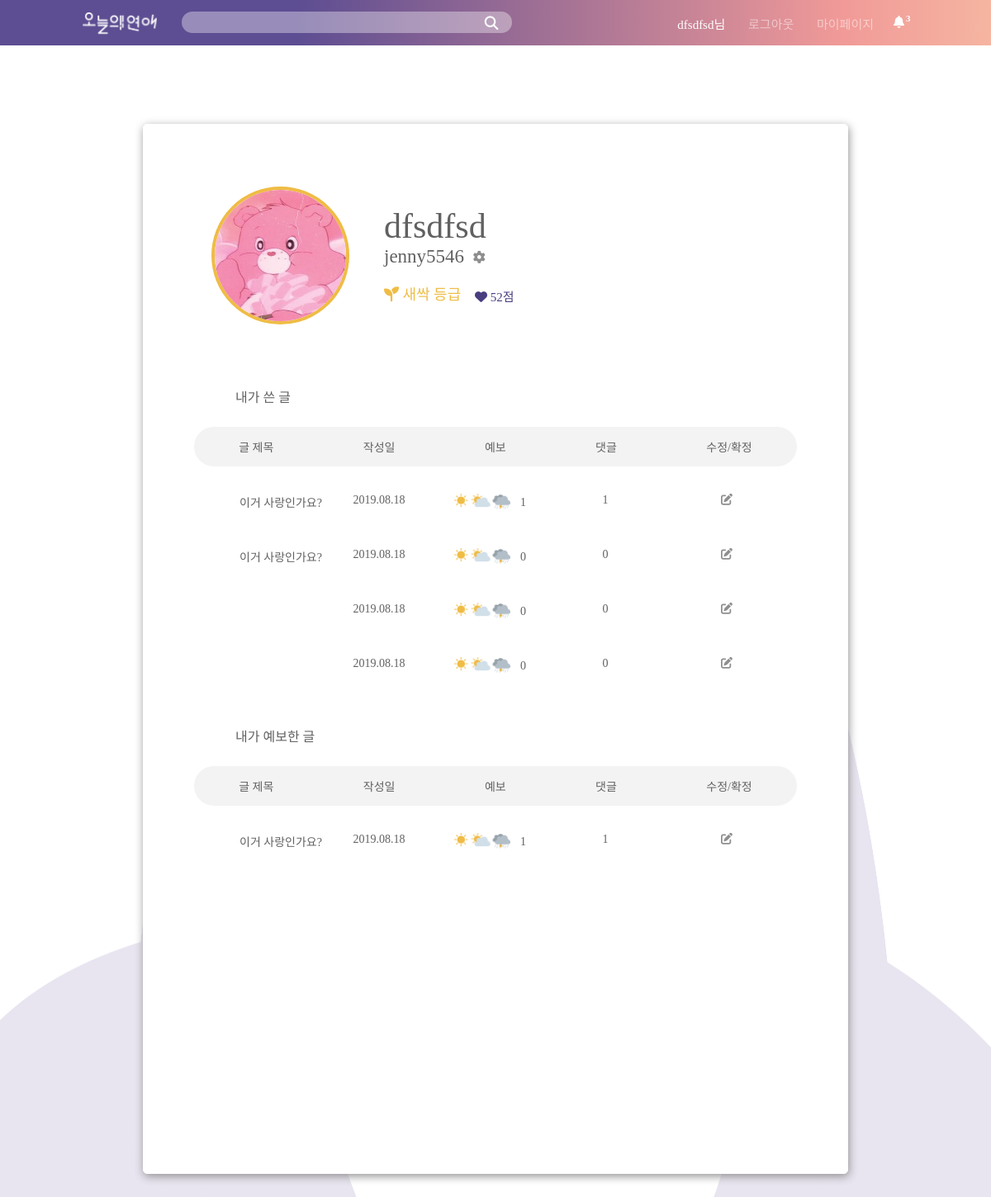
Page /home/mypage/ (signed in) on the committed database.
### feedpage/models.py (models this page shows, shortened)
class Profile(models.Model):
    user = models.OneToOneField(User, on_delete=models.CASCADE, null=True)
    nickname = models.CharField(max_length=20, blank=True)
    gender = models.CharField(max_length=20, blank=True)
    age = models.CharField(max_length=20, blank=True)
    lovestatus= models.CharField(max_length=20, blank=True)
    profile_photo = ProcessedImageField(upload_to= 'profile_photos',
                                        processors=[ResizeToFill(300, 400)],
                                        options={'quality': 90})
    score= models.IntegerField(default= 0) #user 등급 위한 점수 관리

class Feed(models.Model):
    title = models.CharField(max_length=256)
    content = models.TextField()
    created_at = models.DateTimeField(default=timezone.now)
    updated_at = models.DateTimeField(blank=True, null=True)
    anonymous = models.BooleanField(default=False)
    author = models.ForeignKey(User, null=True, on_delete= models.CASCADE)
    sunny_content =models.CharField(max_length=256)
    cloudy_content= models.CharField(max_length=256)
    rainy_content=models.CharField(max_length=256)
    sunny_users = models.ManyToManyField(User, blank=True, related_name='feeds_sunny', through='Sunny')
    cloudy_users = models.ManyToManyField(User, blank=True, related_name='feeds_cloudy', through='Cloudy')
    rainy_users = models.ManyToManyField(User, blank=True, related_name='feeds_rainy', through='Rainy')
    nickname=models.CharField(max_length=200, blank=True)
    feed_photos = models.ManyToManyField(Photos, related_name='feed_photo')
    hashtag_str=models.TextField(blank=True)
    result= models.CharField(default='not confirmed', max_length=200) #결과 확정.

### feedpage/views.py (the view)
# urls.py: path('mypage/', views.mypage, name='mypage'),
def mypage(request):
    feeds = Feed.objects.all()
    notifs= Notification.objects.filter(user=request.user, viewed=False)
    return render(request, 'feedpage/mypage.html', {'feeds':feeds, 'notifs':notifs})

### feedpage/templates/feedpage/mypage.html (shortened to what this page needs)
<!DOCTYPE html>
{% extends 'base.html' %}
{% block content %}
{% load static %}
<link rel="stylesheet"  href="{% static 'feedpage/mypage.css' %}" />
    <div class="bg">
    </div>
        <div class = "mypage_content">
            <div class = "info">
                <p1></p1><img style = "width: 159px; height: 159px; border: 4px solid #efbc45; border-radius: 50%; margin-left: 21px; margin-right: 21px; margin-top: auto; margin-bottom: auto;" src="{{ user.profile.profile_photo.url }}"  alt="">
                <div class = "info_specific">
                    <div class = "info_nickname"> {{ user.profile.nickname}} </div>
                    <div class = "info_username"> {{user.username}}
                    <a href="/home/profile_edit"><i id = "settings button" class="fas fa-cog fa-sm"></i></a>
                    </div>
                        {% if user.profile.score < 100 %}
                        <div class = "info_rank"> <i class="fas fa-seedling"></i>    새싹 등급 </div>
                            {% elif user.profile.score >= 100 and user.profile.score < 200 %}
                        <div class = "info_rank"> <i class="fas fa-baby"></i>    유아 등급 </div>
                            {% else %}
                        <div class = "info_rank"> <i class="fas fa-leaf"></i>    잎새 등급 </div>
                            {% endif %}
                            <div class = "score"><i class="fas fa-heart"></i>  {{ user.profile.score }}점</div>
                </div>
            </div>
            <div class = "list">
                <div class = "written_list">
                        <p>내가 쓴 글</p>
                    <div class = "list_header">
                        <p>글 제목</p> <p>작성일</p> <p>예보</p> <p>댓글</p> <p>수정/확정</p>
                    </div>
                    {% for feed in feeds %}
                    {% if request.user == feed.author %}
                    {% load mathfilters %}
                    {% with total=feed.sunny_users.count|add:feed.cloudy_users.count|add:feed.rainy_users.count %}
                        <div class = "all_content">
                            <div class = "contents_factor">
                                <a class = "content1" href="/home/{{ feed.id }}">
                                    <div class = "feed_title">{{ feed.title }}</div>
                                    <div class = "date"> {{ feed.created_at|date:"Y.m.d" }} </div>
                                    <div class = "forecast"> <img style = "width: 68px; height: auto; margin: 0; " src = "{% static 'feedpage/img/forecast_logo.png' %}"/></div>
                                    <div class = "forecast_number"> {{ total }} </div>
                                    <div class = "comment"> {{ feed.feedcomment_set.count }} </div>
                                <a class = "content2" href="/home/{{ feed.id }}/edit">
                                    <div class = "edit_submit_button"> <i class="fas fa-edit"></i></i></div>
                            </div>
                        </div>
                    {% endwith %}
                    {% endif %}
                    {% endfor %}
                </div>
            <div class = "list2">
                <div class = "written_list2">
                    <p>내가 예보한 글</p>
                    <div class = "list_header2">
                        <p>글 제목</p> <p>작성일</p> <p>예보</p> <p>댓글</p> <p>수정/확정</p>
                    </div>
                    {% for feed in feeds %}
                    {% if request.user in feed.sunny_users.all or request.user in feed.cloudy_users.all or request.user in feed.rainy_users.all %}
                    {% load mathfilters %}
                    {% with total=feed.sunny_users.count|add:feed.cloudy_users.count|add:feed.rainy_users.count %}
                    <a class = "content" href="/home/{{ feed.id }}">
                        <div class = "all_content">
                            <div class = "contents_factor">
                                <a class = "content1" href="/home/{{ feed.id }}">
                                    <div class = "feed_title">{{ feed.title }}</div>
                                    <div class = "date"> {{ feed.created_at|date:"Y.m.d" }} </div>
                                    <div class = "forecast"> <img style = "width: 68px; height: auto; margin: 0; " src = "{% static 'feedpage/img/forecast_logo.png' %}"/></div>
                                    <div class = "forecast_number"> {{ total }} </div>
                                    <div class = "comment"> {{ feed.feedcomment_set.count }} </div>
                                <a class = "content2" href="/home/{{ feed.id }}/edit">
                                    <div class = "edit_submit_button"> <i class="fas fa-edit"></i></div>
                            </div>
                        </div>
                    </a>
                    {% endwith %}
                    {% endif %}
                    {% endfor %}
                </div>
            </div>
        </div>
    </div>
{% endblock content %}

### feedpage/templates/base.html (shortened to what this page needs)
<!DOCTYPE html>
{% load static %}
    <html>
      <head>
        <link rel="stylesheet"  href="{% static 'feedpage/base.css' %}" />
      </head>
      <header>
         <a href = "/home/"> <img src="{% static 'feedpage/img/logo3.png' %}" class="logo"/></a>
        <div class = "left" sytle ="text-align: center;">
          <form action="/home/search" method="get">
            <input type="text" id="search_box" name="hashtags" value="{{ hashtags }}">
            <button type="submit" id="search_button"></button>
          </form>
        </div>
        <div class = "right" style="text-align: right;">
            <a class = "username">
            {% if user.is_authenticated %}
              {{  user.profile.nickname }}님
            </a>
            <p1><a class = "logout" href="{% url 'login'%}?next={{request.path}}">로그아웃</a></p1>
            <p2><a class = "mypage" href="{% url 'mypage'%}">마이페이지</a></p2>
            <a class="button_icon" href= "#popup1"><i class="fas fa-bell fa-sm" style= "color: #ffffff;"></i>
            <div class = "count_icon" ><p>{{ user.notification_set.count }}</p></div> </a>
          {% endif %}
      </header>
      <body>
      {% block content %}
      {% endblock %}
      </body>

### feedpage/static/feedpage/base.css (style rules this page uses)
* { margin: 0; padding: 0; }
header { position: fixed; height: 55px; z-index: 99; width: 100%; background: rgb(93,77,146); background: linear-gradient(90deg, rgba(93,77,146,1) 5%, rgba(93,77,146,1) 30%, rgba(241,154,152,1) 85%, rgba(245,181,161,1) 100%); }
.logo { position: fixed; width: 90px; height: auto; margin-left: 100px; top: 15px; }
.left { position: fixed; width: 500px; height: 44px; left: 220px; top: 14px; }
.right { color: white; position: fixed; width: 500px; height: auto; right: 130px; top: 18px; font-size: 15px; }
#search_box { font-size: 12px; width: 400px; height: 26px; border-radius: 16px; border: 0px; background: rgba(255,255,255, 36%); text-align-last:center; }
#search_button { position: absolute; background: rgba(255,255,255, 0%); border: 0px; width: 20px; height: 20px; right: 115px; top: 4px; }
.username { color: white; text-decoration: none; position: relative; margin: 12px; font-size: 15px; }
.logout, .mypage { color: rgba(255,255,255, 50%); text-decoration: none; position: relative; margin: 12px; font-size: 15px; }
.logout::after, .mypage::after { position: absolute; content: ""; border-radius: 30px; background: white; mix-blend-mode: exclusion; width: calc(100% + 20px); height: 0; bottom: -4px; left: -10px; transition: all .3s cubic-bezier(0.445, 0.05, 0.55, 0.95); }
.button_icon { position: relative; width: fit-content; margin-left: 12px; margin-right: 12px; font-size: 17px; position: absolute; background: rgba(255,255,255, 0%); text-decoration: none; }
.count_icon { position: absolute; left: 15px; bottom: 10px; }
.count_icon > p { font-size: 11px; font-weight: 600; color: white; position: relative; }

### rows in the picture
Feed: title "이거 사랑인가요?", created_at "2019.08.18", sunny_users "1", feedcomment_set.count "1"
Feed: title "이거 사랑인가요?", created_at "2019.08.18", sunny_users "0", feedcomment_set.count "0"
Feed: created_at "2019.08.18", sunny_users "0", feedcomment_set.count "0"
Feed: created_at "2019.08.18", sunny_users "0", feedcomment_set.count "0"

### other values in the picture
{{ user.profile.nickname }} "dfsdfsd"
{{ user.notification_set.count }} "3"
{{ user.username }} "jenny5546"
{{ user.profile.score }} "52"
